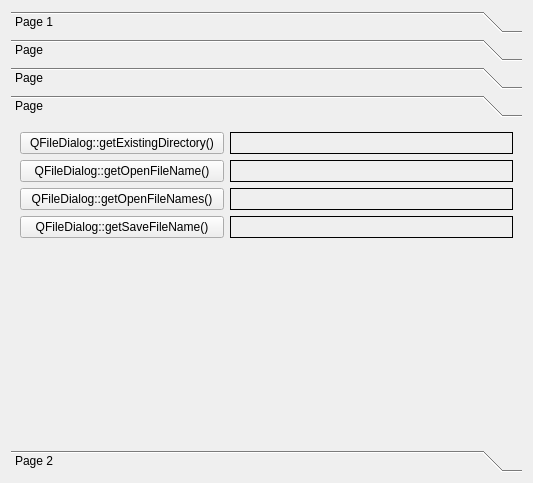
<?xml version="1.0" encoding="UTF-8"?>
<ui version="4.0">
 <class>Dialog</class>
 <widget class="QDialog" name="Dialog">
  <property name="geometry">
   <rect>
    <x>0</x>
    <y>0</y>
    <width>533</width>
    <height>483</height>
   </rect>
  </property>
  <property name="windowTitle">
   <string>Dialog</string>
  </property>
  <layout class="QVBoxLayout" name="verticalLayout">
   <item>
    <widget class="QToolBox" name="toolBox">
     <property name="currentIndex">
      <number>3</number>
     </property>
     <widget class="QWidget" name="page">
      <property name="geometry">
       <rect>
        <x>0</x>
        <y>0</y>
        <width>515</width>
        <height>315</height>
       </rect>
      </property>
      <attribute name="label">
       <string>Page 1</string>
      </attribute>
      <widget class="QWidget" name="">
       <property name="geometry">
        <rect>
         <x>0</x>
         <y>0</y>
         <width>195</width>
         <height>146</height>
        </rect>
       </property>
       <layout class="QGridLayout" name="gridLayout">
        <item row="0" column="0">
         <widget class="QPushButton" name="btnInputInt">
          <property name="text">
           <string>QInputDialog::getInt()</string>
          </property>
         </widget>
        </item>
        <item row="1" column="0">
         <widget class="QPushButton" name="btnInputDouble">
          <property name="text">
           <string>QInputDialog::getDouble()</string>
          </property>
         </widget>
        </item>
        <item row="2" column="0">
         <widget class="QPushButton" name="btnInputItem">
          <property name="text">
           <string>QInputDialog::getItem()</string>
          </property>
         </widget>
        </item>
        <item row="3" column="0">
         <widget class="QPushButton" name="btnInputText">
          <property name="text">
           <string>QInputDialog::getText()</string>
          </property>
         </widget>
        </item>
        <item row="4" column="0">
         <widget class="QPushButton" name="btnInputMultiLine">
          <property name="text">
           <string>QInputDialog::getMultiLineText()</string>
          </property>
         </widget>
        </item>
       </layout>
      </widget>
      <widget class="QWidget" name="">
       <property name="geometry">
        <rect>
         <x>250</x>
         <y>0</y>
         <width>258</width>
         <height>302</height>
        </rect>
       </property>
       <layout class="QGridLayout" name="gridLayout_2">
        <item row="3" column="0">
         <widget class="QLineEdit" name="inputTextEdit"/>
        </item>
        <item row="0" column="0">
         <widget class="QLineEdit" name="inputIntEdit"/>
        </item>
        <item row="2" column="0">
         <widget class="QLineEdit" name="inputItemEdit"/>
        </item>
        <item row="1" column="0">
         <widget class="QLineEdit" name="inputDoubleEdit"/>
        </item>
        <item row="4" column="0">
         <widget class="QTextEdit" name="inputMultiLineEdit"/>
        </item>
       </layout>
      </widget>
     </widget>
     <widget class="QWidget" name="page_3">
      <property name="geometry">
       <rect>
        <x>0</x>
        <y>0</y>
        <width>515</width>
        <height>315</height>
       </rect>
      </property>
      <attribute name="label">
       <string>Page</string>
      </attribute>
      <layout class="QVBoxLayout" name="verticalLayout_3">
       <item>
        <layout class="QHBoxLayout" name="horizontalLayout">
         <item>
          <widget class="QPushButton" name="btnColor">
           <property name="text">
            <string>QColorDialog::getColor()</string>
           </property>
          </widget>
         </item>
         <item>
          <widget class="QLabel" name="labelColor">
           <property name="frameShape">
            <enum>QFrame::Box</enum>
           </property>
           <property name="text">
            <string/>
           </property>
          </widget>
         </item>
        </layout>
       </item>
       <item>
        <spacer name="verticalSpacer_2">
         <property name="orientation">
          <enum>Qt::Vertical</enum>
         </property>
         <property name="sizeHint" stdset="0">
          <size>
           <width>20</width>
           <height>149</height>
          </size>
         </property>
        </spacer>
       </item>
       <item>
        <widget class="QGroupBox" name="groupBox">
         <property name="title">
          <string>选项</string>
         </property>
         <layout class="QVBoxLayout" name="verticalLayout_2">
          <item>
           <widget class="QCheckBox" name="checkBoxNotNative">
            <property name="text">
             <string>不使用本机对话框</string>
            </property>
           </widget>
          </item>
          <item>
           <widget class="QCheckBox" name="checkBoxShowAlpha">
            <property name="text">
             <string>显示alpha通道</string>
            </property>
           </widget>
          </item>
          <item>
           <widget class="QCheckBox" name="checkBoxNoButton">
            <property name="text">
             <string>无按钮</string>
            </property>
           </widget>
          </item>
         </layout>
        </widget>
       </item>
      </layout>
     </widget>
     <widget class="QWidget" name="page_4">
      <property name="geometry">
       <rect>
        <x>0</x>
        <y>0</y>
        <width>515</width>
        <height>315</height>
       </rect>
      </property>
      <attribute name="label">
       <string>Page</string>
      </attribute>
      <widget class="QWidget" name="">
       <property name="geometry">
        <rect>
         <x>20</x>
         <y>10</y>
         <width>431</width>
         <height>26</height>
        </rect>
       </property>
       <layout class="QGridLayout" name="gridLayout_3">
        <item row="0" column="0">
         <widget class="QPushButton" name="btnFont">
          <property name="text">
           <string>QFontDialog::getFont()</string>
          </property>
         </widget>
        </item>
        <item row="0" column="1">
         <widget class="QLabel" name="labelFont">
          <property name="frameShape">
           <enum>QFrame::Box</enum>
          </property>
          <property name="text">
           <string/>
          </property>
         </widget>
        </item>
       </layout>
      </widget>
      <widget class="QWidget" name="">
       <property name="geometry">
        <rect>
         <x>30</x>
         <y>50</y>
         <width>141</width>
         <height>251</height>
        </rect>
       </property>
       <layout class="QVBoxLayout" name="verticalLayout_4">
        <item>
         <spacer name="verticalSpacer_3">
          <property name="orientation">
           <enum>Qt::Vertical</enum>
          </property>
          <property name="sizeHint" stdset="0">
           <size>
            <width>20</width>
            <height>58</height>
           </size>
          </property>
         </spacer>
        </item>
        <item>
         <widget class="QGroupBox" name="groupBox_2">
          <property name="title">
           <string>选项:</string>
          </property>
          <layout class="QGridLayout" name="gridLayout_4">
           <item row="0" column="0">
            <widget class="QCheckBox" name="cbNoButtons">
             <property name="text">
              <string>无按钮</string>
             </property>
            </widget>
           </item>
           <item row="1" column="0">
            <widget class="QCheckBox" name="cbDontUseNativeDialog">
             <property name="text">
              <string>不使用本机对话框</string>
             </property>
            </widget>
           </item>
           <item row="2" column="0">
            <widget class="QCheckBox" name="cbScalableFonts">
             <property name="text">
              <string>显示可缩放字体</string>
             </property>
            </widget>
           </item>
           <item row="3" column="0">
            <widget class="QCheckBox" name="cbNotScalableFonts">
             <property name="text">
              <string>显示非可缩放字体</string>
             </property>
            </widget>
           </item>
           <item row="4" column="0">
            <widget class="QCheckBox" name="cbMonospacedFonts">
             <property name="text">
              <string>显示等宽字体</string>
             </property>
            </widget>
           </item>
           <item row="5" column="0">
            <widget class="QCheckBox" name="cbProportionalFonts">
             <property name="text">
              <string>显示比例字体</string>
             </property>
            </widget>
           </item>
          </layout>
         </widget>
        </item>
       </layout>
      </widget>
     </widget>
     <widget class="QWidget" name="page_5">
      <property name="geometry">
       <rect>
        <x>0</x>
        <y>0</y>
        <width>515</width>
        <height>315</height>
       </rect>
      </property>
      <attribute name="label">
       <string>Page</string>
      </attribute>
      <layout class="QGridLayout" name="gridLayout_5">
       <item row="0" column="0">
        <widget class="QPushButton" name="btnDialogDir">
         <property name="text">
          <string>QFileDialog::getExistingDirectory()</string>
         </property>
        </widget>
       </item>
       <item row="0" column="1">
        <widget class="QLabel" name="labelDialogDir">
         <property name="frameShape">
          <enum>QFrame::Box</enum>
         </property>
         <property name="text">
          <string/>
         </property>
        </widget>
       </item>
       <item row="1" column="0">
        <widget class="QPushButton" name="btnDialogFileName">
         <property name="text">
          <string>QFileDialog::getOpenFileName()</string>
         </property>
        </widget>
       </item>
       <item row="1" column="1">
        <widget class="QLabel" name="labelDialogFileName">
         <property name="frameShape">
          <enum>QFrame::Box</enum>
         </property>
         <property name="text">
          <string/>
         </property>
        </widget>
       </item>
       <item row="2" column="0">
        <widget class="QPushButton" name="btnDialogFileNames">
         <property name="text">
          <string>QFileDialog::getOpenFileNames()</string>
         </property>
        </widget>
       </item>
       <item row="2" column="1">
        <widget class="QLabel" name="labelDialogFileNames">
         <property name="frameShape">
          <enum>QFrame::Box</enum>
         </property>
         <property name="text">
          <string/>
         </property>
        </widget>
       </item>
       <item row="3" column="0">
        <widget class="QPushButton" name="btnDialogSaveFile">
         <property name="text">
          <string>QFileDialog::getSaveFileName()</string>
         </property>
        </widget>
       </item>
       <item row="3" column="1">
        <widget class="QLabel" name="labelSaveFileName">
         <property name="frameShape">
          <enum>QFrame::Box</enum>
         </property>
         <property name="text">
          <string/>
         </property>
        </widget>
       </item>
       <item row="4" column="0">
        <spacer name="verticalSpacer_4">
         <property name="orientation">
          <enum>Qt::Vertical</enum>
         </property>
         <property name="sizeHint" stdset="0">
          <size>
           <width>20</width>
           <height>174</height>
          </size>
         </property>
        </spacer>
       </item>
       <item row="4" column="1">
        <spacer name="verticalSpacer_5">
         <property name="orientation">
          <enum>Qt::Vertical</enum>
         </property>
         <property name="sizeHint" stdset="0">
          <size>
           <width>283</width>
           <height>174</height>
          </size>
         </property>
        </spacer>
       </item>
      </layout>
     </widget>
     <widget class="QWidget" name="page_2">
      <property name="geometry">
       <rect>
        <x>0</x>
        <y>0</y>
        <width>515</width>
        <height>315</height>
       </rect>
      </property>
      <attribute name="label">
       <string>Page 2</string>
      </attribute>
     </widget>
    </widget>
   </item>
  </layout>
 </widget>
 <resources/>
 <connections/>
</ui>
